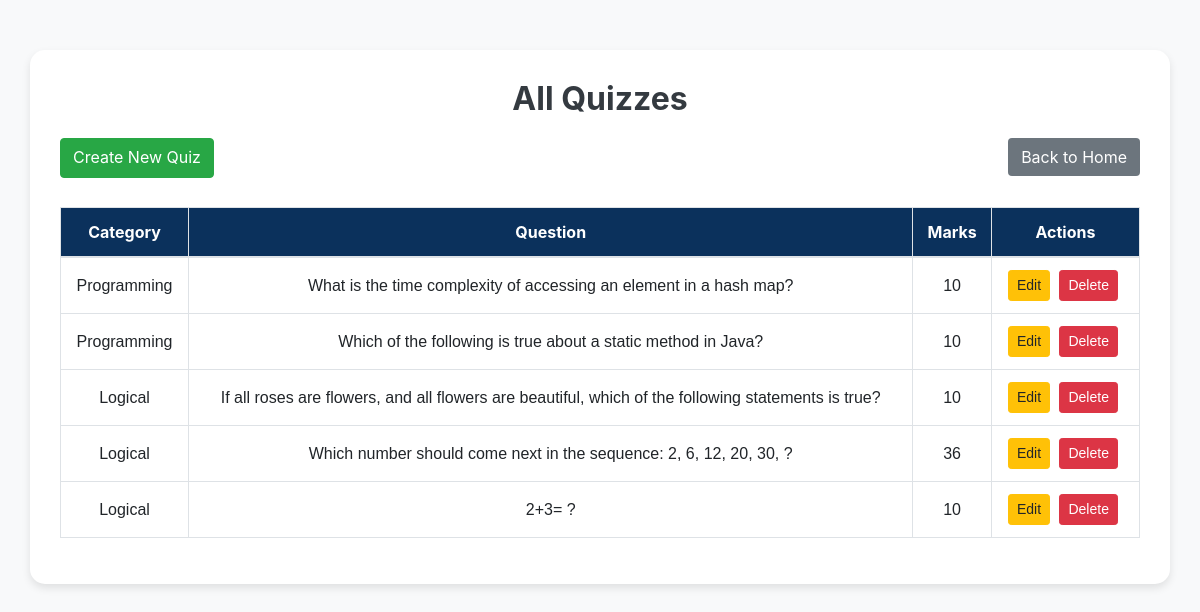
/all-quizzes/, run on the app's committed database.
### home/models.py (models this page shows, shortened)
class BaseModel(models.Model):
    uid = models.UUIDField(primary_key=True, default=uuid.uuid4, editable=False)
    created_at = models.DateField(auto_now_add=True)
    updated_at = models.DateField(auto_now=True)
    class Meta:
        abstract = True

class Question(BaseModel):
    gfg = models.ForeignKey(Types, related_name='gfg', on_delete=models.CASCADE)
    question = models.CharField(max_length=100)
    marks = models.IntegerField(default=5)

class Types(BaseModel):
    gfg_name = models.CharField(max_length=100)

### home/views.py (the view)
# urls.py: path('all-quizzes/', views.all_quizzes, name='all_quizzes'),
def all_quizzes(request):
    questions = Question.objects.all()
    return render(request, 'all_quiz.html', {'questions': questions})

### home/templates/all_quiz.html (shortened to what this page needs)
<!doctype html>
<html lang="en">
<head>
    <link rel="stylesheet" href="https://cdn.jsdelivr.net/npm/bootstrap@4.3.1/dist/css/bootstrap.min.css">
</head>
<body>
    <div class="container">
        <h2>All Quizzes</h2>
        <div class="d-flex justify-content-between mb-3">
            <a style="height: 40px;" href="{% url 'create_quiz' %}" class="btn btn-success">Create New Quiz</a>
            <a href="{% url 'index' %}" class="btn btn-home">Back to Home</a>
        </div>
        <table class="table table-bordered table-hover">
            <thead>
                <tr>
                    <th>Category</th>
                    <th>Question</th>
                    <th>Marks</th>
                    <th>Actions</th>
                </tr>
            </thead>
            <tbody>
                {% for question in questions %}
                <tr>
                    <td>{{ question.gfg.gfg_name }}</td>
                    <td>{{ question.question }}</td>
                    <td>{{ question.marks }}</td>
                    <td>
                        <a href="{% url 'edit_quiz' question.uid %}" class="btn btn-warning btn-sm">Edit</a>
                        <a href="{% url 'delete_quiz' question.uid %}" class="btn btn-danger btn-sm">Delete</a>
                    </td>
                </tr>
                {% empty %}
                <tr>
                    <td colspan="4" class="text-center text-muted">No quizzes available. Create a new one!</td>
                </tr>
                {% endfor %}
            </tbody>
        </table>
    </div>
</body>
</html>

### home/templates/all_quiz.html (style rules this page uses)
body { background-color: #f8f9fa; }
.container { background: white; border-radius: 15px; padding: 30px; box-shadow: 0 4px 8px rgba(0, 0, 0, 0.1); margin-top: 50px; }
h2 { text-align: center; font-weight: bold; color: #343a40; margin-bottom: 20px; }
.btn-home { background-color: #6c757d; color: white; margin-bottom: 15px; }
.table thead th { background-color: #0b315c; color: white; text-align: center; }
.table tbody td { text-align: center; font-family: Verdana, Geneva, Tahoma, sans-serif; vertical-align: middle; }
.btn-sm { margin-right: 5px; }

### data on the page
Question: gfg.gfg_name "Programming", question "What is the time complexity of accessing an element in a hash map?", marks "10"
Question: gfg.gfg_name "Programming", question "Which of the following is true about a static method in Java?", marks "10"
Question: gfg.gfg_name "Logical", question "If all roses are flowers, and all flowers are beautiful, which of the following statements is true?", marks "10"
Question: gfg.gfg_name "Logical", question "Which number should come next in the sequence: 2, 6, 12, 20, 30, ?", marks "36"
Question: gfg.gfg_name "Logical", question "2+3= ?", marks "10"
